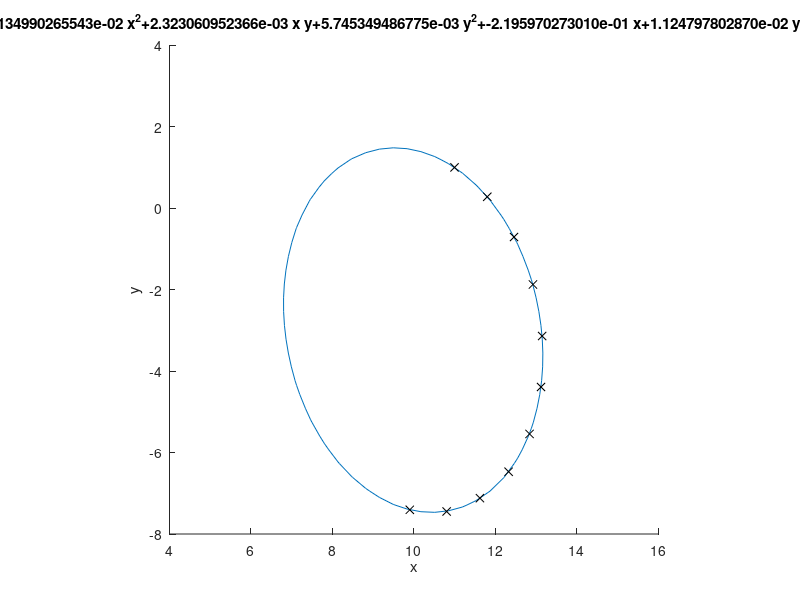

Here is the MATLAB script that generated this plot:



% CometTracking: Simulation of a situation where one wants to find the
% orbit of a comet from observations of the comets position. This is done
% by fitting an ellipse to positional data. 
%
%
% During the simulation the positional data used and the ellipse are 
% displayed. Also the condition number of the matrix is calculated.
%
function [Test]=CometTracking(NoiseLevel)

if nargin<1
    NoiseLevel=0.5*10^-2;
end


% We observe the position of the comet at certain times. At first we have 
% ten observations; all very close to each other. Here you'll have to 
% change so the comet trajectory for other times are calculated later

 Times =  0:0.5:5.0; 
 PositionData=CometObservation(Times,NoiseLevel); 

% Create a least squares problem, Ax=b, that attempts to use these 
% initial 10 observations to fit the parameters of the ellipse.
 
 x=PositionData(1,:)';
 y=PositionData(2,:)';
 A= [x.^2   x.*y    y.^2    x    y];
 b= -(x.^0);

% Solve the least squares problem using the QR factorization. 

 [Q, R] = qr(A, 0);
 Coefs = R\(Q'*b);

 LSCond=cond(R(:,1:5),2);   % Save condition number.
 display(['Condition number is cond(R)=',num2str(LSCond(end),'%7.3e')]);
 
% Display the computed ellipse and the observed positions used.

 DisplayCometPath( Coefs , PositionData );
 



%%%%%%%%%%%%%%%%%%%%%%%%%%%%%%%%%%%%%%%%%%%%%%%%%%%%%%%%%%%%%%%%%%%%%%
%                                                                    %
%                        Local Subroutines                           %
%                                                                    %
%%%%%%%%%%%%%%%%%%%%%%%%%%%%%%%%%%%%%%%%%%%%%%%%%%%%%%%%%%%%%%%%%%%%%%


% CometPosition: Make observations of the Comet position at
% certain times and with a certain noise level.
%
function [ CometPosition ]=CometObservation( Time , NoiseLevel );

% Create a set of observation of the Comet position at certain times.
% At time t=0 the comet is positioned at "angle theta=0" and it 
% travels with a constant angle-velocity. 
  
  CometAngleVelocity=0.57;
  theta=Time*CometAngleVelocity;
  P=[3,1;-2,4]*[sin(theta);cos(theta)];
  P=P+NoiseLevel*randn(size(P));
  CometPosition=P+[10,0;0,-3]*ones(size(P));

  
% DisplayCometPath: The comet trajectory is an ellipse that is defined 
% by a set of parameters:
%
%  Coefs(1)*x^2+Coefs(2)*x*y+Coefs(3)*y^2+Coefs(4)*x+Coefs(5)*y+1=0;
%
% This subroutine plots the ellipse defined by the vector Coefs. We
% also plot the position data used for the ellipse fitting.
%
function []=DisplayCometPath( Coefs , PositionData );
  
 % Create a string with the function expression and use ezplot. 
   
  str=[num2str(Coefs(1),'%16.12e'),'*x^2+',num2str(Coefs(2),'%16.12e')];
  str=[str,'*x*y+',num2str(Coefs(3),'%16.12e'),'*y^2+'];
  str=[str,num2str(Coefs(4),'%16.12e'),'*x+',num2str(Coefs(5),'%16.12e')];
  str=[str,'*y+1'];
  clf
  hold on, ezplot(str,[0 20 -10 10]);, hold off
  hold on, plot( PositionData(1,:),PositionData(2,:),'kx'), hold off
  axis equal;axis([4 16 -8 4]);
  display('Plotting Observations and best Ellipse fit');

          
